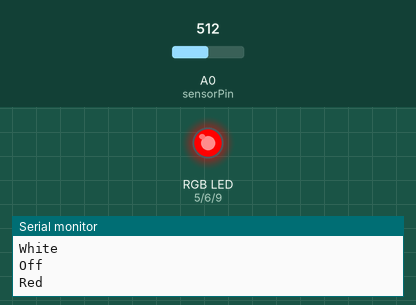
A sketch run on a simulated Arduino Uno, built with avr-gcc and run on an emulated ATmega328P. On the bench: an RGB LED mixed from three pins (HIGH = lit), the last lines printed to the serial monitor. Inputs (shaded band) come from the test bench; at power-on: A0 (sensorPin) = 512.

Above: at 4.8 s.
4.9 s: A0 (sensorPin) set to 0
At 5.5 s:
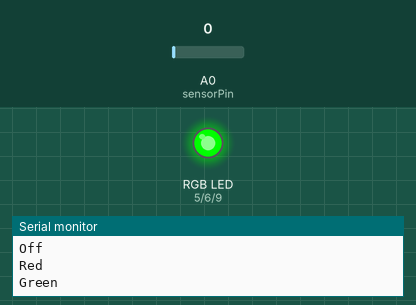
10.6 s: A0 (sensorPin) set to 122
At 11.05 s:
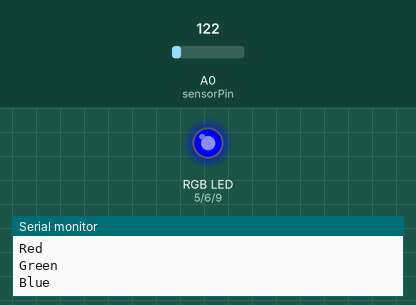
15.7 s: A0 (sensorPin) set to 0
At 16.72 s:
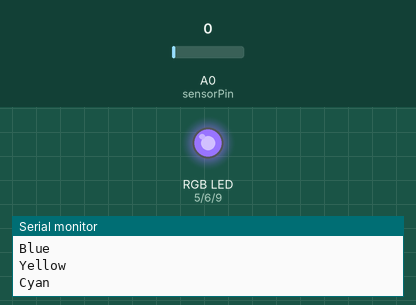
Timing chart, 0 to 30.3 s (numbered marks = the images above; inputs shaded):
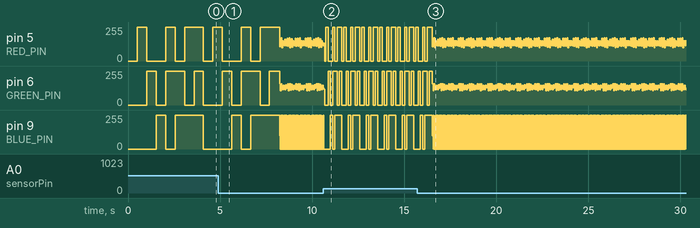

The sketch:

Potentiometer_mod.ino
```cpp
/*
Name: Jack Bergin
Date: 09/27/18
Class: Electrical Engineering (H)
Lab: Potientiometer Mod experiment
Description: In this lab we will be using a POT resistor
to regulate the flow of electricity to an RGB led
thus controlling the frequency of the led's changing of colors.
*/

int sensorPin = 0; //This is for the analog input pin the pot is connected to.

//create variables for pin numbers. We are making them constants here, because they never change.
const int RED_PIN = 5;
const int GREEN_PIN = 6;
const int BLUE_PIN = 9;

void setup() //Sets up all of the pins on arduino to give OUTPUT to the RGB anodes of the led
{
   //Sets up all of the pins on arduino to give OUTPUT to the RGB anodes of the led
   pinMode(RED_PIN, OUTPUT);
   pinMode(GREEN_PIN, OUTPUT);
   pinMode(BLUE_PIN, OUTPUT);

   Serial.begin(9600); //Begins serial monitor
}

void loop()
{
  //Created a function to be run in the loop making it more organized. This also allows for more things to be put into the loop.
  mainColors();
}

void mainColors()
{
   int sensorValue = analogRead(sensorPin); //We initialize the sensor value for the potentiometer so that we can use it for our time delay.

   //Turns off all leds for delay alloted time
   digitalWrite(RED_PIN, LOW);
   digitalWrite(GREEN_PIN, LOW);
   digitalWrite(BLUE_PIN, LOW);

   Serial.print("Off");
   Serial.println(" "+sensorValue);

   delay(sensorValue);

   //RGB led goes red for delay time
   digitalWrite(RED_PIN, HIGH);
   digitalWrite(GREEN_PIN, LOW);
   digitalWrite(BLUE_PIN, LOW);

   Serial.print("Red");
   Serial.println(" "+sensorValue);

   delay(sensorValue);

   //RGB led goes green for delay time
   digitalWrite(RED_PIN, LOW);
   digitalWrite(GREEN_PIN, HIGH);
   digitalWrite(BLUE_PIN, LOW);

   Serial.print("Green");
   Serial.println(" "+sensorValue);

   delay(sensorValue);

   //RGB led goes blue for delay time
   digitalWrite(RED_PIN, LOW);
   digitalWrite(GREEN_PIN, LOW);
   digitalWrite(BLUE_PIN, HIGH);

   Serial.print("Blue");
   Serial.println(" "+sensorValue);

   delay(sensorValue);

   //RGB led goes yellow for delay time
   digitalWrite(RED_PIN, HIGH);
   digitalWrite(GREEN_PIN, HIGH);
   digitalWrite(BLUE_PIN, LOW);

   Serial.print("Yellow");
   Serial.println(" "+sensorValue);

   delay(sensorValue);

   //RGB led goes cyan for delay time
   digitalWrite(RED_PIN, LOW);
   digitalWrite(GREEN_PIN, HIGH);
   digitalWrite(BLUE_PIN, HIGH);

   Serial.print("Cyan");
   Serial.println(" "+sensorValue);

   delay(sensorValue);

   //RGB led goes purple for delay time
   digitalWrite(RED_PIN, HIGH);
   digitalWrite(GREEN_PIN, LOW);
   digitalWrite(BLUE_PIN, HIGH);

   Serial.print("Purple");
   Serial.println(" "+sensorValue);

   delay(sensorValue);

   //RGB led goes white for delay time
   digitalWrite(RED_PIN, HIGH);
   digitalWrite(GREEN_PIN, HIGH);
   digitalWrite(BLUE_PIN, HIGH);

   Serial.print("White");
   Serial.println(" "+sensorValue);

   delay(sensorValue);
}
```
